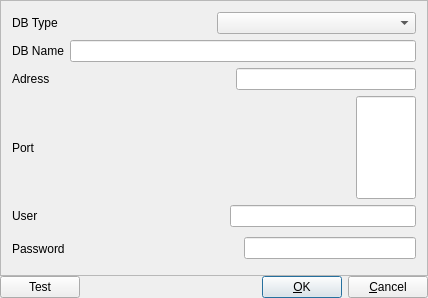
<?xml version="1.0" encoding="UTF-8"?>
<ui version="4.0">
 <class>ddbsettings</class>
 <widget class="QDialog" name="ddbsettings">
  <property name="geometry">
   <rect>
    <x>0</x>
    <y>0</y>
    <width>428</width>
    <height>298</height>
   </rect>
  </property>
  <property name="windowTitle">
   <string>Database connection settings</string>
  </property>
  <property name="sizeGripEnabled">
   <bool>false</bool>
  </property>
  <property name="modal">
   <bool>true</bool>
  </property>
  <layout class="QGridLayout">
   <property name="leftMargin">
    <number>0</number>
   </property>
   <property name="topMargin">
    <number>0</number>
   </property>
   <property name="rightMargin">
    <number>0</number>
   </property>
   <property name="bottomMargin">
    <number>0</number>
   </property>
   <property name="spacing">
    <number>0</number>
   </property>
   <item row="1" column="0">
    <layout class="QHBoxLayout">
     <item>
      <widget class="QPushButton" name="btnTest">
       <property name="text">
        <string>Test</string>
       </property>
      </widget>
     </item>
     <item>
      <spacer name="Horizontal Spacing2">
       <property name="orientation">
        <enum>Qt::Horizontal</enum>
       </property>
       <property name="sizeType">
        <enum>QSizePolicy::Expanding</enum>
       </property>
       <property name="sizeHint" stdset="0">
        <size>
         <width>130</width>
         <height>20</height>
        </size>
       </property>
      </spacer>
     </item>
     <item>
      <widget class="QPushButton" name="btnOk">
       <property name="text">
        <string>&amp;OK</string>
       </property>
       <property name="icon">
        <iconset resource="aldebaran.qrc">
         <normaloff>:/images/ok.png</normaloff>:/images/ok.png</iconset>
       </property>
       <property name="shortcut">
        <string>Ctrl+Return</string>
       </property>
       <property name="autoDefault">
        <bool>true</bool>
       </property>
       <property name="default">
        <bool>true</bool>
       </property>
      </widget>
     </item>
     <item>
      <widget class="QPushButton" name="btnCancel">
       <property name="text">
        <string>&amp;Cancel</string>
       </property>
       <property name="icon">
        <iconset>
         <normaloff>stop_cancel.png</normaloff>stop_cancel.png</iconset>
       </property>
       <property name="shortcut">
        <string>Esc</string>
       </property>
       <property name="autoDefault">
        <bool>true</bool>
       </property>
      </widget>
     </item>
    </layout>
   </item>
   <item row="0" column="0">
    <widget class="QFrame" name="frame3">
     <property name="minimumSize">
      <size>
       <width>100</width>
       <height>0</height>
      </size>
     </property>
     <property name="frameShape">
      <enum>QFrame::StyledPanel</enum>
     </property>
     <property name="frameShadow">
      <enum>QFrame::Raised</enum>
     </property>
     <layout class="QGridLayout">
      <item row="1" column="0">
       <layout class="QHBoxLayout">
        <item>
         <widget class="QLabel" name="lblDBName">
          <property name="text">
           <string>DB Name</string>
          </property>
          <property name="wordWrap">
           <bool>false</bool>
          </property>
         </widget>
        </item>
        <item>
         <widget class="QLineEdit" name="editDBName"/>
        </item>
       </layout>
      </item>
      <item row="2" column="0">
       <layout class="QHBoxLayout">
        <item>
         <widget class="QLabel" name="lblAdress">
          <property name="text">
           <string>Adress</string>
          </property>
          <property name="wordWrap">
           <bool>false</bool>
          </property>
         </widget>
        </item>
        <item>
         <spacer name="spacer2">
          <property name="orientation">
           <enum>Qt::Horizontal</enum>
          </property>
          <property name="sizeType">
           <enum>QSizePolicy::Expanding</enum>
          </property>
          <property name="sizeHint" stdset="0">
           <size>
            <width>21</width>
            <height>21</height>
           </size>
          </property>
         </spacer>
        </item>
        <item>
         <widget class="QLineEdit" name="editAdress">
          <property name="text">
           <string/>
          </property>
         </widget>
        </item>
       </layout>
      </item>
      <item row="4" column="0">
       <layout class="QHBoxLayout">
        <item>
         <widget class="QLabel" name="lblUser">
          <property name="text">
           <string>User</string>
          </property>
          <property name="wordWrap">
           <bool>false</bool>
          </property>
         </widget>
        </item>
        <item>
         <spacer name="spacer4">
          <property name="orientation">
           <enum>Qt::Horizontal</enum>
          </property>
          <property name="sizeType">
           <enum>QSizePolicy::Expanding</enum>
          </property>
          <property name="sizeHint" stdset="0">
           <size>
            <width>51</width>
            <height>21</height>
           </size>
          </property>
         </spacer>
        </item>
        <item>
         <widget class="QLineEdit" name="editUser"/>
        </item>
       </layout>
      </item>
      <item row="3" column="0">
       <layout class="QHBoxLayout">
        <item>
         <widget class="QLabel" name="lblPort">
          <property name="minimumSize">
           <size>
            <width>0</width>
            <height>0</height>
           </size>
          </property>
          <property name="text">
           <string>Port</string>
          </property>
          <property name="wordWrap">
           <bool>false</bool>
          </property>
         </widget>
        </item>
        <item>
         <spacer name="spacer3">
          <property name="orientation">
           <enum>Qt::Horizontal</enum>
          </property>
          <property name="sizeType">
           <enum>QSizePolicy::Expanding</enum>
          </property>
          <property name="sizeHint" stdset="0">
           <size>
            <width>260</width>
            <height>31</height>
           </size>
          </property>
         </spacer>
        </item>
        <item>
         <widget class="QLineEdit" name="editPort">
          <property name="minimumSize">
           <size>
            <width>60</width>
            <height>0</height>
           </size>
          </property>
          <property name="maximumSize">
           <size>
            <width>60</width>
            <height>32767</height>
           </size>
          </property>
         </widget>
        </item>
       </layout>
      </item>
      <item row="5" column="0">
       <layout class="QHBoxLayout">
        <item>
         <widget class="QLabel" name="lblPassword">
          <property name="text">
           <string>Password</string>
          </property>
          <property name="wordWrap">
           <bool>false</bool>
          </property>
         </widget>
        </item>
        <item>
         <spacer name="spacer6">
          <property name="orientation">
           <enum>Qt::Horizontal</enum>
          </property>
          <property name="sizeType">
           <enum>QSizePolicy::Expanding</enum>
          </property>
          <property name="sizeHint" stdset="0">
           <size>
            <width>121</width>
            <height>31</height>
           </size>
          </property>
         </spacer>
        </item>
        <item>
         <widget class="QLineEdit" name="editPassword">
          <property name="echoMode">
           <enum>QLineEdit::Password</enum>
          </property>
         </widget>
        </item>
       </layout>
      </item>
      <item row="0" column="0">
       <layout class="QHBoxLayout">
        <item>
         <widget class="QLabel" name="lblDBType">
          <property name="text">
           <string>DB Type</string>
          </property>
          <property name="wordWrap">
           <bool>false</bool>
          </property>
         </widget>
        </item>
        <item>
         <widget class="QComboBox" name="cmbDBType"/>
        </item>
       </layout>
      </item>
     </layout>
    </widget>
   </item>
  </layout>
 </widget>
 <layoutdefault spacing="6" margin="11"/>
 <pixmapfunction>qPixmapFromMimeSource</pixmapfunction>
 <tabstops>
  <tabstop>cmbDBType</tabstop>
  <tabstop>editDBName</tabstop>
  <tabstop>editAdress</tabstop>
  <tabstop>editPort</tabstop>
  <tabstop>editUser</tabstop>
  <tabstop>editPassword</tabstop>
  <tabstop>btnTest</tabstop>
  <tabstop>btnOk</tabstop>
  <tabstop>btnCancel</tabstop>
 </tabstops>
 <resources>
  <include location="aldebaran.qrc"/>
 </resources>
 <connections>
  <connection>
   <sender>btnOk</sender>
   <signal>clicked()</signal>
   <receiver>ddbsettings</receiver>
   <slot>accept()</slot>
   <hints>
    <hint type="sourcelabel">
     <x>20</x>
     <y>20</y>
    </hint>
    <hint type="destinationlabel">
     <x>20</x>
     <y>20</y>
    </hint>
   </hints>
  </connection>
  <connection>
   <sender>btnCancel</sender>
   <signal>clicked()</signal>
   <receiver>ddbsettings</receiver>
   <slot>reject()</slot>
   <hints>
    <hint type="sourcelabel">
     <x>20</x>
     <y>20</y>
    </hint>
    <hint type="destinationlabel">
     <x>20</x>
     <y>20</y>
    </hint>
   </hints>
  </connection>
  <connection>
   <sender>btnTest</sender>
   <signal>clicked()</signal>
   <receiver>ddbsettings</receiver>
   <slot>testConnection()</slot>
   <hints>
    <hint type="sourcelabel">
     <x>20</x>
     <y>20</y>
    </hint>
    <hint type="destinationlabel">
     <x>20</x>
     <y>20</y>
    </hint>
   </hints>
  </connection>
 </connections>
</ui>
